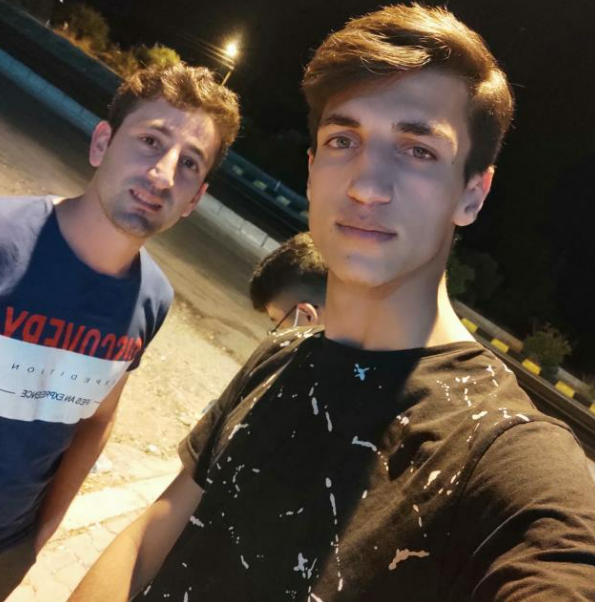
#> input picture Goruntuİsleme/ben.png, 595 x 602 px
$ python flip.py
#> lines starting #> are read from the running program, lines starting #| are printed output that depends on the picture
# x ve y ekseni etrafında döndürme
import cv2 as cv
resim = cv.imread("ben.png")
#> resim is the input picture: shape (602, 595, 3); mean B, G, R 65.3, 78.8, 92.7
dikineDondurme =cv.flip(resim,0)
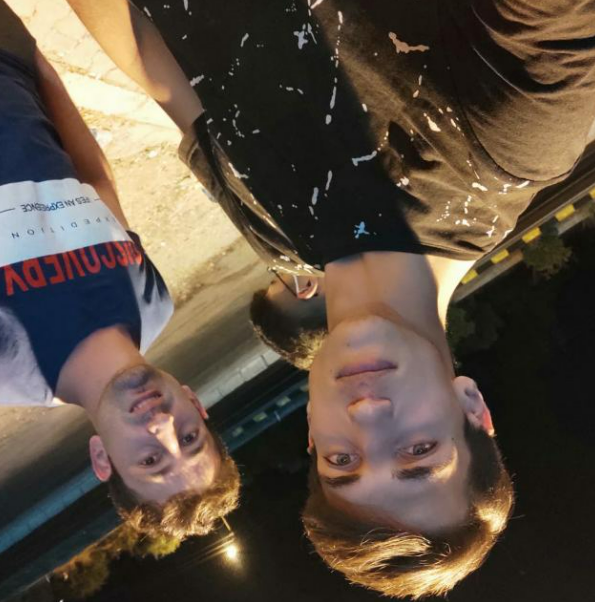
#> dikineDondurme: shape (602, 595, 3); mean B, G, R 65.3, 78.8, 92.7
yatayDondurme = cv.flip(resim,1)
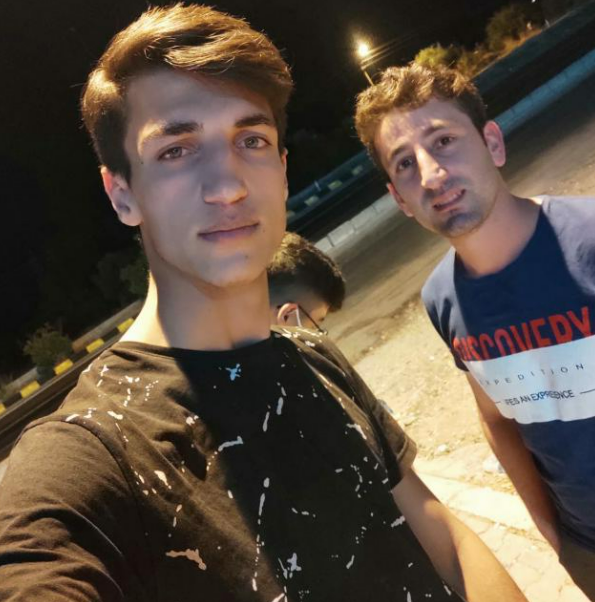
#> yatayDondurme: shape (602, 595, 3); mean B, G, R 65.3, 78.8, 92.7
tumDondurme = cv.flip(resim,1)

cv.imshow("orijinal",resim)
cv.imshow("Dikine",dikineDondurme)
cv.imshow("yatay",yatayDondurme)
cv.imshow("tumDondurme",tumDondurme)


cv.waitKey(0)
